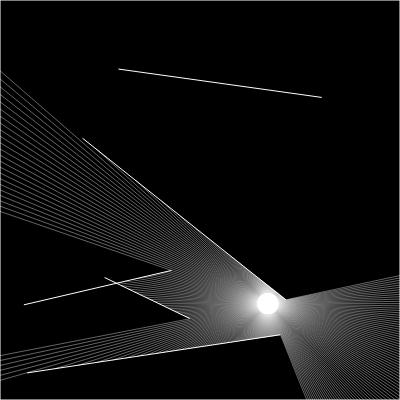
Frame 1 (no input)
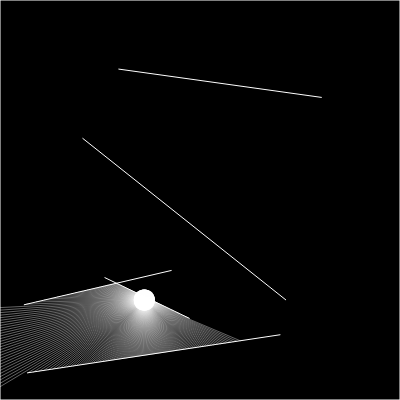
Frame 60 (no input)
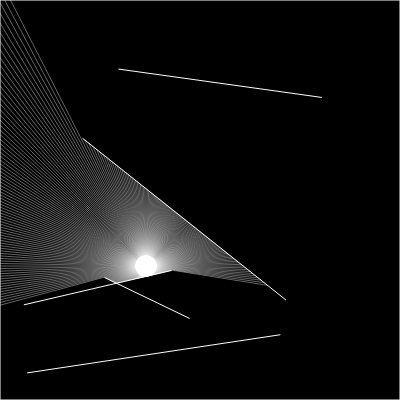
Frame 120 (the mouse pressed at the canvas centre since frame 60)

The p5.js sketch that drew these frames (run headless with seeded random() and noise() and a simulated clock; from frame 60 on, the mouse is pressed at the canvas centre):

// p5.js sketch
// ── sketch.js
let walls = [];
let ray;
let particle;
let xoff = 0;
let yoff = 10000;

function setup() {
  createCanvas(400, 400);
  for (let i = 0; i < 5; i++) {
    let x1 = random(width);
    let x2 = random(width);
    let y1 = random(height);
    let y2 = random(height);
    walls[i] = new Boundary(x1, y1, x2, y2);
  }
  walls.push(new Boundary(0, 0, width, 0));
  walls.push(new Boundary(width, 0, width, height));
  walls.push(new Boundary(width, height, 0, height));
  walls.push(new Boundary(0, height, 0, 0));
  particle = new Particle();
}

function draw() {
  background(0);
  for (let wall of walls) {
    wall.show();
  }
  particle.update(noise(xoff) * width, noise(yoff) * height);
  particle.show();
  particle.look(walls);

  xoff += 0.01;
  yoff += 0.01;
}
// ── boundary.js
class Boundary {
  constructor(x1, y1, x2, y2) {
    this.a = createVector(x1, y1);
    this.b = createVector(x2, y2);
  }

  show() {
    stroke(255);
    line(this.a.x, this.a.y, this.b.x, this.b.y);
  }
}
// ── particle.js
class Particle {
  constructor() {
    this.pos = createVector(width / 2, height / 2);
    this.rays = [];
    for (let a = 0; a < 360; a += 1) {
      this.rays.push(new Ray(this.pos, radians(a)));
    }
  }

  update(x, y) {
    this.pos.set(x, y);
  }

  look(walls) {
    for (let i = 0; i < this.rays.length; i++) {
      const ray = this.rays[i];
      let closest = null;
      let record = Infinity;
      for (let wall of walls) {
        const pt = ray.cast(wall);
        if (pt) {
          const d = p5.Vector.dist(this.pos, pt);
          if (d < record) {
            record = d;
            closest = pt;
          }
        }
      }
      if (closest) {
        // colorMode(HSB);
        // stroke((i + frameCount * 2) % 360, 255, 255, 50);
        stroke(255, 100);
        line(this.pos.x, this.pos.y, closest.x, closest.y);
      }
    }
  }

  show() {
    fill(255);
    ellipse(this.pos.x, this.pos.y, 4);
    for (let ray of this.rays) {
      ray.show();
    }
  }
}
// ── ray.js
class Ray {
  constructor(pos, angle) {
    this.pos = pos;
    this.dir = p5.Vector.fromAngle(angle);
  }

  lookAt(x, y) {
    this.dir.x = x - this.pos.x;
    this.dir.y = y - this.pos.y;
    this.dir.normalize();
  }

  show() {
    stroke(255);
    push();
    translate(this.pos.x, this.pos.y);
    line(0, 0, this.dir.x * 10, this.dir.y * 10);
    pop();
  }

  cast(wall) {
    const x1 = wall.a.x;
    const y1 = wall.a.y;
    const x2 = wall.b.x;
    const y2 = wall.b.y;

    const x3 = this.pos.x;
    const y3 = this.pos.y;
    const x4 = this.pos.x + this.dir.x;
    const y4 = this.pos.y + this.dir.y;

    const den = (x1 - x2) * (y3 - y4) - (y1 - y2) * (x3 - x4);
    if (den == 0) {
      return;
    }

    const t = ((x1 - x3) * (y3 - y4) - (y1 - y3) * (x3 - x4)) / den;
    const u = -((x1 - x2) * (y1 - y3) - (y1 - y2) * (x1 - x3)) / den;
    if (t > 0 && t < 1 && u > 0) {
      const pt = createVector();
      pt.x = x1 + t * (x2 - x1);
      pt.y = y1 + t * (y2 - y1);
      return pt;
    } else {
      return;
    }
  }
}
